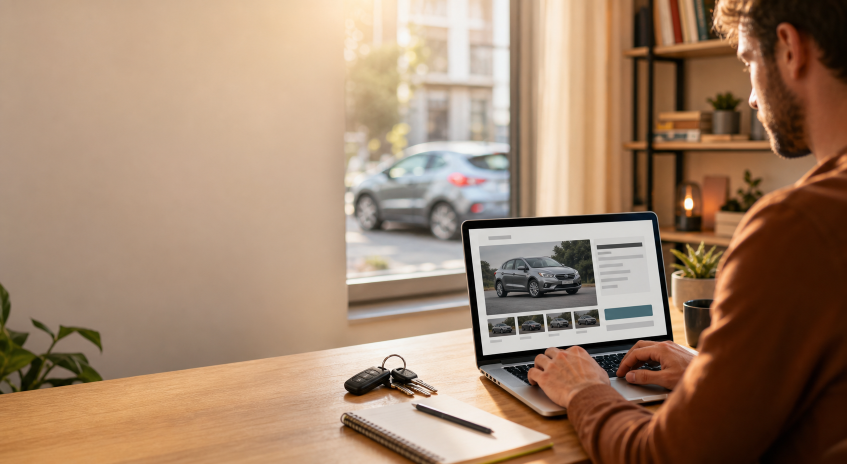
#> input picture web/assets/hero-prepurchase.png, 1694 x 928 px (shown at 1/2 size); its folder holds only this picture in this run
$ python -i v2_images.py   (imports and definitions only)
#> lines starting #> are read from the running program, lines starting #| are printed output that depends on the picture
from __future__ import annotations

import hashlib
import json
import math
import shutil
from pathlib import Path
from typing import Any, Iterable

from PIL import Image, ImageDraw, ImageFilter, ImageFont, ImageOps, ImageStat

from v2_config import (
    DUPLICATE_AHASH_DISTANCE,
    DUPLICATE_COLOR_DISTANCE,
    DUPLICATE_DHASH_DISTANCE,
    IMAGE_MAX_SIDE,
    IMAGE_QUALITY,
    MAX_DETAIL_IMAGES,
    MAX_GALLERY_IMAGES,
    MAX_OVERVIEW_IMAGES,
    MIN_DETAIL_IMAGES,
    OVERVIEW_COLLAGE_CAPACITY,
    OVERVIEW_COLLAGE_COLUMNS,
    OVERVIEW_COLLAGE_ROWS,
    OVERVIEW_COLLAGE_SIDE,
)

_ALLOWED_SUFFIXES = {".jpg", ".jpeg", ".png", ".webp", ".bmp", ".avif"}


# [5 lines left out: function _natural_key, not called in this run]


def _average_hash(image: Image.Image) -> int:
    small = image.convert("L").resize((8, 8), Image.Resampling.LANCZOS)
    pixels = list(small.getdata())
    average = sum(pixels) / max(1, len(pixels))
    value = 0
    for pixel in pixels:
        value = (value << 1) | int(pixel >= average)
    return value


def _difference_hash(image: Image.Image) -> int:
    small = image.convert("L").resize((9, 8), Image.Resampling.LANCZOS)
    pixels = list(small.getdata())
    value = 0
    for row in range(8):
        offset = row * 9
        for column in range(8):
            value = (value << 1) | int(pixels[offset + column] >= pixels[offset + column + 1])
    return value


def _hash_distance(left: int, right: int) -> int:
    return (left ^ right).bit_count()


def _mean_rgb(image: Image.Image) -> tuple[float, float, float]:
    sample = image.convert("RGB").resize((32, 32), Image.Resampling.BILINEAR)
    means = ImageStat.Stat(sample).mean
    return float(means[0]), float(means[1]), float(means[2])


def _pixel_digest(image: Image.Image) -> str:
    canonical = ImageOps.fit(
        image.convert("RGB"),
        (192, 192),
        method=Image.Resampling.LANCZOS,
        centering=(0.5, 0.5),
    )
    return hashlib.sha256(canonical.tobytes()).hexdigest()


def _quality_score(image: Image.Image) -> float:
    width, height = image.size
    gray = image.convert("L").resize((256, 256), Image.Resampling.LANCZOS)
    edge_variance = float(ImageStat.Stat(gray.filter(ImageFilter.FIND_EDGES)).var[0])
    resolution = math.log2(max(2, width * height))
    return round(resolution + min(edge_variance, 2500.0) / 250.0, 4)


def _feature(image: Image.Image) -> dict[str, Any]:
    width, height = image.size
    return {
        "width": width,
        "height": height,
        "aspect": width / max(1, height),
        "ahash": _average_hash(image),
        "dhash": _difference_hash(image),
        "mean_rgb": _mean_rgb(image),
        "pixel_digest": _pixel_digest(image),
        "quality": _quality_score(image),
    }


def _color_distance(left: Iterable[float], right: Iterable[float]) -> float:
    return math.sqrt(sum((float(a) - float(b)) ** 2 for a, b in zip(left, right)))


# [63 lines left out: functions _near_duplicate, _safe_font, _save_gallery_copy, _spread_items, not called in this run]


def _chunk(items: list[dict[str, Any]], size: int) -> Iterable[list[dict[str, Any]]]:
    for start in range(0, len(items), size):
        yield items[start : start + size]


# [380 lines left out: functions _create_overview_sheet, prepare_gallery, _normalize_photo_ref, prepare_detail_images, reset_review_levels, mark_detail_reviewed and 1 more, not called in this run]


# Compatibility for older callers. New code should use prepare_gallery().
def prepare_images(listing_dir: Path, job_dir: Path) -> list[dict[str, Any]]:
    return prepare_gallery(listing_dir, job_dir)["overview_images"]

>>> from PIL import Image
>>> picture = Image.open('web/assets/hero-prepurchase.png')
#> picture is the input picture: PIL image 1694x928 RGB; mean R, G, B 162, 132.7, 108.7
>>> result = _feature(picture)
#> in _average_hash, `pixels = list(small.getdata())`: pixels = 64 values, max 229 at index 3, min 14 at index 63, mean 139.2
#> in _average_hash, `average = sum(pixels) / max(1, len(pixels))`: average = 139.2
#> the loop in _average_hash, `for pixel in pixels:` made 64 passes
#> (pixel, value) on passes 1 to 12: (170, 1), (182, 3), (205, 7), (229, 15), (219, 31), (164, 63), (101, 126), (55, 252), (167, 505), (181, 1011), (198, 2023), (191, 4047)
#> after the loop in _average_hash, `for pixel in pixels:`: value = 18229723554980591864
#> in _difference_hash, `pixels = list(small.getdata())`: pixels = 72 values, max 227 at index 4, min 13 at index 71, mean 139.1
#> after the loop in _difference_hash, `for row in range(8):`: value = 1096387052406771503
#> in _mean_rgb, `sample = image.convert("RGB").resize((32, 32), Image.Resampling.BILINE..`:
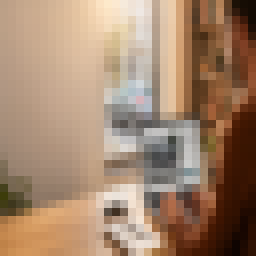
#> sample: PIL image 32x32 RGB (shown 8 times larger); mean R, G, B 162.1, 132.7, 108.8
#> in _mean_rgb, `means = ImageStat.Stat(sample).mean`: means = [162.1, 132.7, 108.8]
#> in _pixel_digest, `canonical = ImageOps.fit( image.convert("RGB"), (192, 192), method=Ima..`:
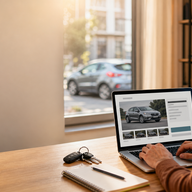
#> canonical: PIL image 192x192 RGB; mean R, G, B 182.2, 158.1, 136.8
#> in _quality_score, `width, height = image.size`: width = 1694; height = 928
#> in _quality_score, `gray = image.convert("L").resize((256, 256), Image.Resampling.LANCZOS)`:
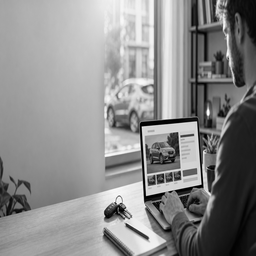
#> gray: PIL image 256x256 L; min 0, max 255, mean 138.7
#> in _quality_score, `edge_variance = float(ImageStat.Stat(gray.filter(ImageFilter.FIND_EDGE..`: edge_variance = 2387.2
#> in _quality_score, `resolution = math.log2(max(2, width * height))`: resolution = 20.58
#> result = 8 items
